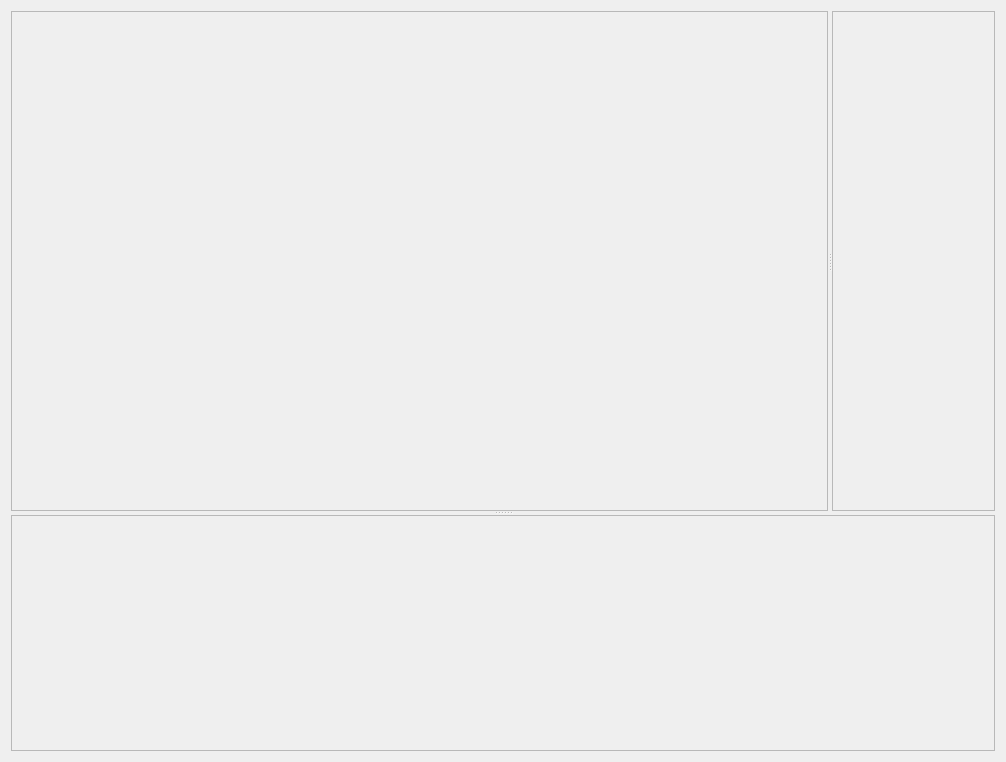
<?xml version="1.0" encoding="UTF-8"?>
<ui version="4.0">
 <class>guiDlg</class>
 <widget class="QWidget" name="guiDlg">
  <property name="geometry">
   <rect>
    <x>0</x>
    <y>0</y>
    <width>1006</width>
    <height>762</height>
   </rect>
  </property>
  <property name="windowTitle">
   <string>forcefield</string>
  </property>
  <layout class="QVBoxLayout" name="verticalLayout">
   <item>
    <widget class="QSplitter" name="splitter_2">
     <property name="orientation">
      <enum>Qt::Vertical</enum>
     </property>
     <widget class="QSplitter" name="splitter">
      <property name="orientation">
       <enum>Qt::Horizontal</enum>
      </property>
      <widget class="QFrame" name="beta_frame">
       <property name="minimumSize">
        <size>
         <width>500</width>
         <height>500</height>
        </size>
       </property>
       <property name="frameShape">
        <enum>QFrame::StyledPanel</enum>
       </property>
       <property name="frameShadow">
        <enum>QFrame::Raised</enum>
       </property>
      </widget>
      <widget class="QFrame" name="buttons_frame">
       <property name="frameShape">
        <enum>QFrame::StyledPanel</enum>
       </property>
       <property name="frameShadow">
        <enum>QFrame::Raised</enum>
       </property>
      </widget>
     </widget>
     <widget class="QFrame" name="signals_frame">
      <property name="frameShape">
       <enum>QFrame::StyledPanel</enum>
      </property>
      <property name="frameShadow">
       <enum>QFrame::Raised</enum>
      </property>
     </widget>
    </widget>
   </item>
  </layout>
 </widget>
 <resources/>
 <connections/>
</ui>
